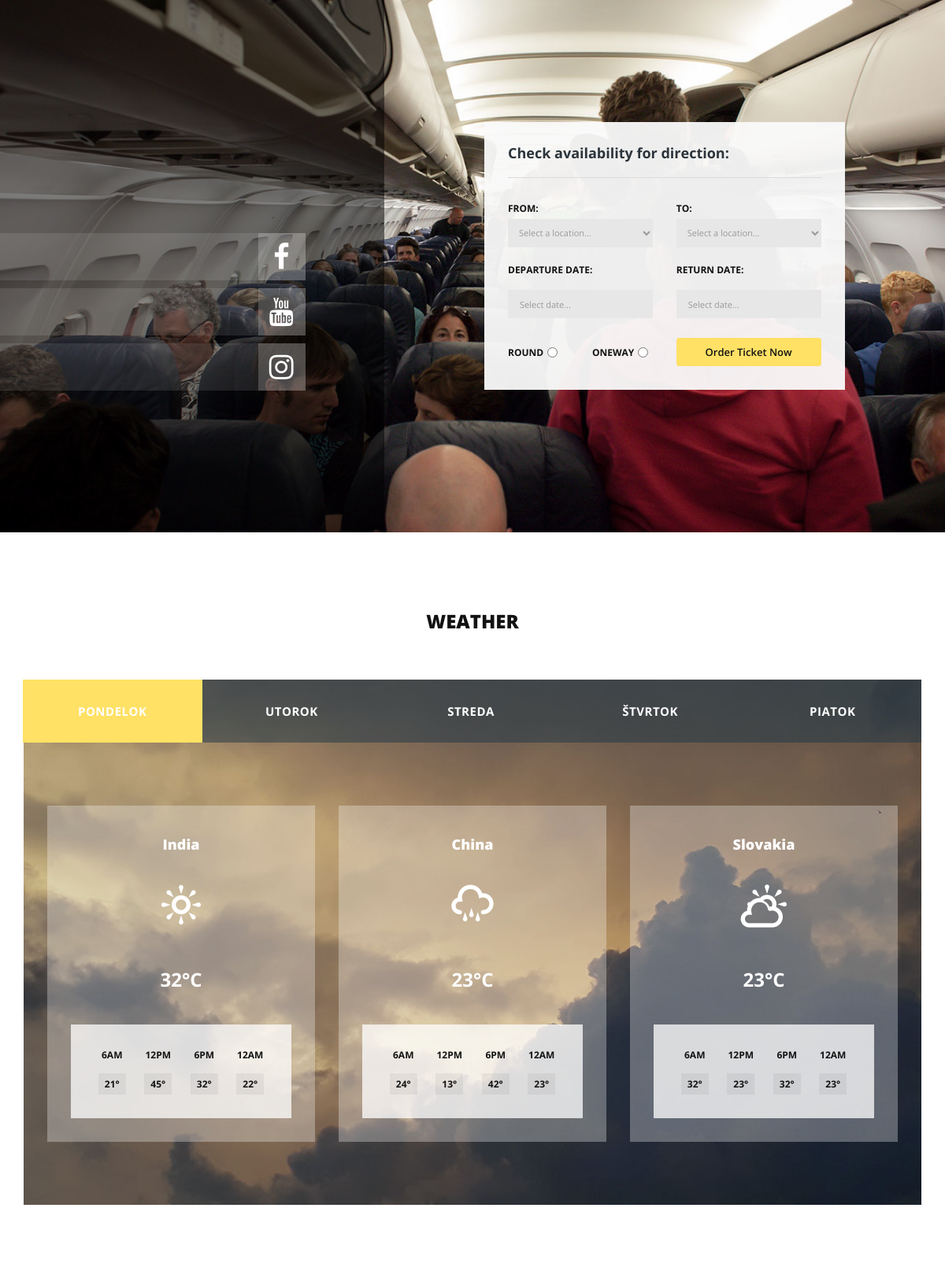
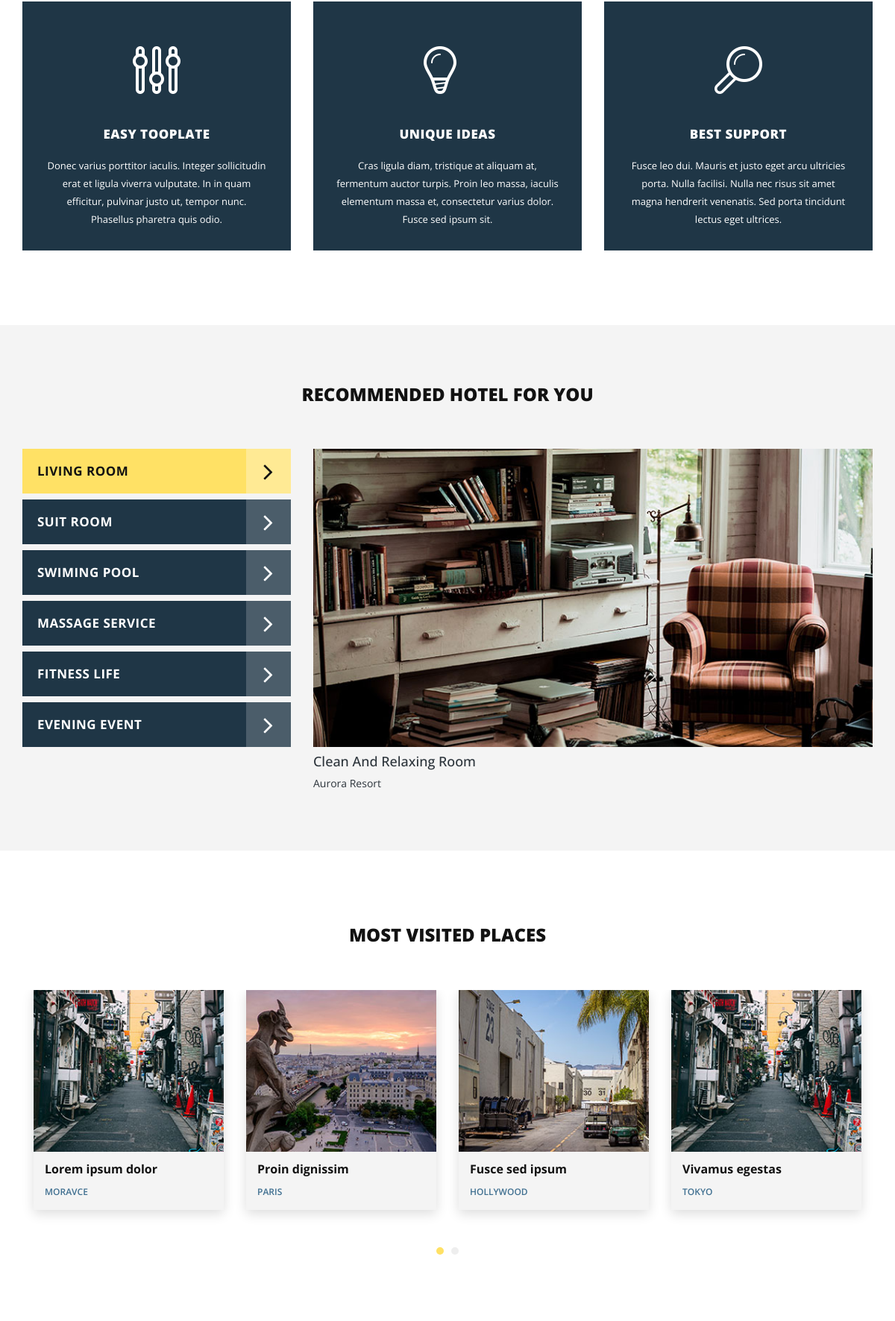
The page / (upper part) on the database its author committed (2 pictures, top to bottom).
### tables this page shows
CREATE TABLE `days` (
  `id` int(11) NOT NULL,
  `div_id` varchar(50) NOT NULL,
  `day_id` int(11) NOT NULL,
  `day` varchar(40) NOT NULL
);

CREATE TABLE `weather` (
  `id` int(11) NOT NULL,
  `temp_avg` int(11) NOT NULL,
  `temp_one` int(11) NOT NULL,
  `temp_two` int(11) NOT NULL,
  `temp_three` int(11) NOT NULL,
  `temp_four` int(11) NOT NULL,
  `date` date NOT NULL,
  `country` varchar(50) NOT NULL,
  `weather` varchar(40) NOT NULL
);

CREATE TABLE `recomended` (
  `id` int(11) NOT NULL,
  `name` varchar(40) NOT NULL,
  `href` varchar(40) NOT NULL
);

CREATE TABLE `recomended_items` (
  `id` int(11) NOT NULL,
  `name` varchar(40) NOT NULL,
  `about` varchar(40) NOT NULL,
  `image` varchar(128) NOT NULL,
  `href` varchar(30) NOT NULL
);

CREATE TABLE `most_visited` (
  `id` int(11) NOT NULL,
  `city` varchar(100) NOT NULL,
  `about` varchar(100) NOT NULL,
  `image` varchar(128) NOT NULL
);

### index.php (the view, shortened to what the rows shown need)
<?php
$db = $GLOBALS['db'];
$days = $db->getDays();
$recomended = $db->getRecomended();
$items = $db->getRecomended_items();
$places = $db->getMost_visited();
?>
<!DOCTYPE html>
<html>
    <head>
        <link rel="stylesheet" href="css/bootstrap.min.css">
        <link rel="stylesheet" href="css/bootstrap-theme.min.css">
        <link rel="stylesheet" href="css/fontAwesome.css">
        <link rel="stylesheet" href="css/hero-slider.css">
        <link rel="stylesheet" href="css/owl-carousel.css">
        <link rel="stylesheet" href="css/datepicker.css">
        <link rel="stylesheet" href="css/tooplate-style.css">
    </head>
<body>
    <div class="tabs-content" id="weather">
        <div class="container">
            <div class="row">
                <div class="col-md-12">
                    <div class="section-heading">
                        <h2>Weather</h2>
                    </div>
                </div>
                <div class="wrapper">
                    <div class="col-md-12">
                        <div class="weather-content">
                            <div class="row">
                                <div class="col-md-12">
                                    <ul class="tabs clearfix" data-tabgroup="second-tab-group">
                                        <?php
                                        foreach ($days as $day) {
                                            if ($day['id'] === 1) {
                                                echo '
                                                    <li><a href="#' . $day['div_id'] . '" class="active">' . $day['day'] . '</a></li>
                                                ';
                                            }else{
                                                echo '
                                                    <li><a href="#' . $day['div_id'] . '">' . $day['day'] . '</a></li>
                                                ';
                                            }
                                        }
                                        ?>
                                    </ul>
                                </div>
                                <div class="col-md-12">
                                    <section id="second-tab-group" class="weathergroup">
                                        <?php
                                        foreach ($days as $day) {
                                            echo'
                                            <div id = "'.$day['div_id'].'" >
                                            <div class="row" >
                                            ';
                                            $weather_list = $db->getWeather($day['day_id']);
                                                    $img = "";
                                                    foreach ($weather_list as $weather) {
                                                        if ($weather['weather'] == "sunny") $img = "img/weather-icon-03.png";
                                                        elseif ($weather['weather'] == "cloudy") $img = "img/weather-icon-02.png";
                                                        else $img = "img/weather-icon-01.png";
                                                        echo '
                                                        <div class="col-md-4">
                                                            <div class="weather-item">
                                                                <h6>' . $weather['country'] . '</h6>
                                                                <div class="weather-icon">
                                                                    <img src="' . $img . '" alt="">
                                                                </div>
                                                                <span>' . $weather['temp_avg'] . '&deg;C</span>
                                                                <ul class="time-weather">
                                                                    <li>6AM <span>' . $weather['temp_one'] . '&deg;</span></li>
                                                                    <li>12PM <span>' . $weather['temp_two'] . '&deg;</span></li>
                                                                    <li>6PM <span>' . $weather['temp_three'] . '&deg;</span></li>
                                                                    <li>12AM <span>' . $weather['temp_four'] . '&deg;</span></li>
                                                                </ul>
                                                            </div>
                                                        </div>
                                                        ';
                                                    }
                                        echo '  </div >
                                        </div >';
                                        }
                                        ?>
                                    </section>
                                </div>
                            </div>
                        </div>
                    </div>
                </div>
            </div>
        </div>
    </div>
    <div class="tabs-content" id="recommended-hotel">
        <div class="container">
            <div class="row">
                <div class="col-md-12">
                    <div class="section-heading">
                        <h2>Recommended Hotel For You</h2>
                    </div>
                </div>
                <div class="wrapper">
                    <div class="col-md-4">
                            <ul class="tabs clearfix" data-tabgroup="third-tab-group">
                                <?php
                                foreach ($recomended as $recomend){
                                    if ($recomend['id']===1)echo '<li><a href="#'.$recomend['href'].'" class="active">'.$recomend['name'].'<i class="fa fa-angle-right"></i></a></li>';
                                    else echo '<li><a href="#'.$recomend['href'].'">'.$recomend['name'].'<i class="fa fa-angle-right"></i></a></li>';
                                }
                                ?>
                            </ul>
                        </div>
                    </div>
                    <div class="col-md-8">
                        <section id="third-tab-group" class="recommendedgroup">
                            <?php
                            foreach ($items as $item){
                                echo '
                                <div id="'.$item['href'].'">
                                <img src="'.$item['image'].'" alt="">
                                <div class="row">
                                    <div class="col-md-12">
                                        <div class="text-content">
                                            <h4>'.$item['about'].'</h4>
                                            <span>'.$item['name'].'</span>
                                        </div>
                                    </div>
                                </div>
                            </div>
                                ';
                            }
                            ?>
                        </section>
                    </div>
                </div>
            </div>
        </div>
    <section id="most-visited">
        <div class="container">
            <div class="row">
                <div class="col-md-12">
                    <div class="section-heading">
                        <h2>Most Visited Places</h2>
                    </div>
                </div>
                <div class="col-md-12">
                    <div id="owl-mostvisited" class="owl-carousel owl-theme">
                        <?php
                        foreach ($places as $place){
                            echo '
                            <div class="item col-md-12">
                            <div class="visited-item">
                                <img src="'.$place['image'].'" alt="">
                                <div class="text-content">
                                    <h4>'.$place['about'].'</h4>
                                    <span>'.$place['city'].'</span>
                                </div>
                            </div>
                        </div>
                            ';
                        }
                        ?>
                    </div>
                </div>
            </div>
        </div>
    </section>
</body>
</html>

### rows shown on the page
days: day "PONDELOK"
days: day "UTOROK"
days: day "STREDA"
days: day "ŠTVRTOK"
days: day "PIATOK"
weather: country "India", shows a picture, temp_avg "32", temp_one "21", temp_two "45", temp_three "32", temp_four "22"
weather: country "China", shows a picture, temp_avg "23", temp_one "24", temp_two "13", temp_three "42", temp_four "23"
weather: country "Slovakia", shows a picture, temp_avg "23", temp_one "32", temp_two "23", temp_three "32", temp_four "23"
recomended: name "LIVING ROOM"
recomended: name "SUIT ROOM"
recomended: name "SWIMING POOL"
recomended: name "MASSAGE SERVICE"
recomended: name "FITNESS LIFE"
recomended: name "EVENING EVENT"
recomended_items: image (picture), about "Clean And Relaxing Room", name "Aurora Resort"
most_visited: image (picture), about "Lorem ipsum dolor", city "MORAVCE"
most_visited: image (picture), about "Proin dignissim", city "PARIS"
most_visited: image (picture), about "Fusce sed ipsum", city "HOLLYWOOD"
most_visited: image (picture), about "Vivamus egestas", city "TOKYO"
